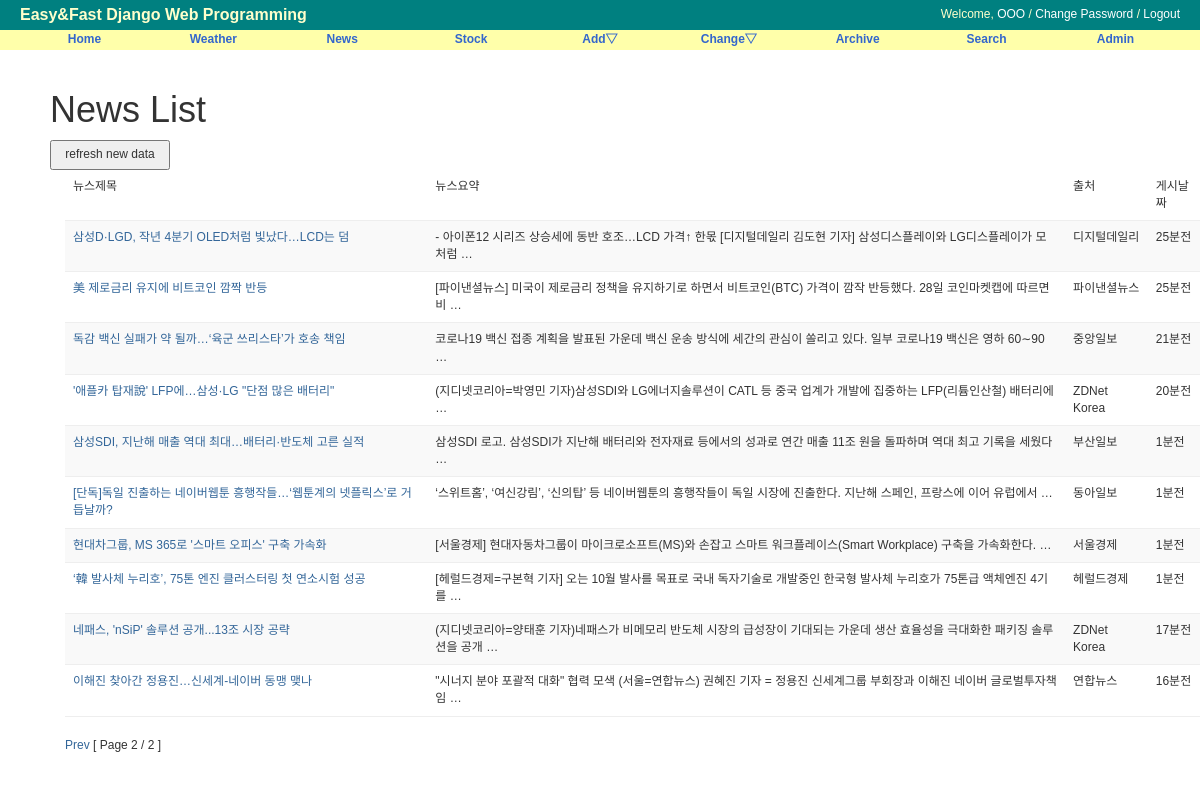
Before: /news/?page=2 with the older database file.
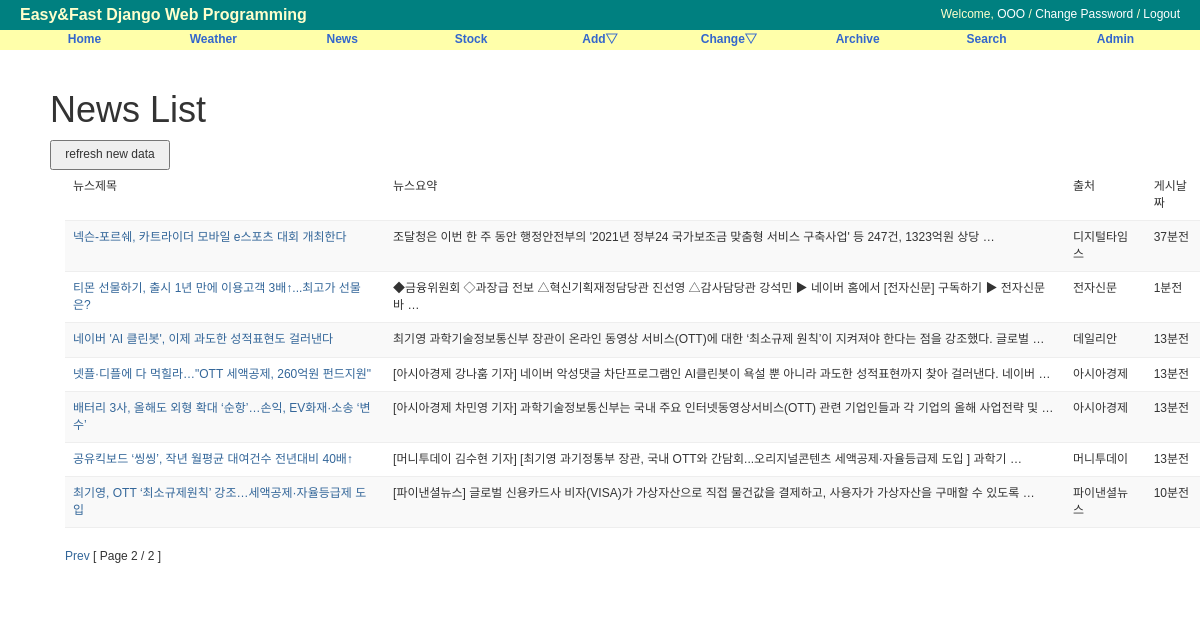
After: the same page with the newer database file.
### news/models.py (models this page shows, shortened)
class News(models.Model):
    objects = models.Manager()
    title = models.TextField('TITLE', max_length=255, unique=True)
    content = models.TextField('CONTENT', blank=True)
    company = models.CharField('COMPANY', max_length=50,blank=True)
    saved_time = models.TextField('SAVED_TIME', blank=True)
    class Meta:
        db_table = 'news'
        ordering = ('-saved_time',) # desc,

### news/views.py (the view)
# urls.py: path('', NewsLV.as_view(), name='index'),
class NewsLV(ListView):
    model = News
    template_name = "news/news_list.html"
    paginate_by = 10

### news/templates/news/news_list.html (shortened to what this page needs)
{% extends "base.html" %}
{% block content %}
<div id="content">
<h1>News List</h1>
    <div class="col-4" style="float: left;">
        <form action="" method="POST">
            <input type="submit" value="refresh new data" style="height: 30px; width: 120px;">
        </form>
    </div>
<div class="container">
    <table class="table table-striped">
        <thead>
            <tr>
                <td>뉴스제목</td>
                <td>뉴스요약</td>
                <td>출처</td>
                <td>게시날짜</td>
            </tr>
        </thead>
        <tbody>
            {% for news in object_list %}
            <tr>
                <td><a href="{% url 'news:detail' news.id %}">{{ news.title }}</a></td>
                <td>{{ news.content }}</td>
                <td>{{ news.company }}</td>
                <td>{{ news.saved_time }}</td>
            </tr>
            {% endfor %}
        </tbody>
    </table>
    <div>
        {% if page_obj.has_previous %}
            <a href="?page={{ page_obj.previous_page_number }}">Prev</a>
        {% endif %}
        [ Page {{page_obj.number}} / {{ page_obj.paginator.num_pages}} ]
    </div>
    <br><br>
    </div>
</div>
{% endblock content %}

Changed rows visible on the page:
no longer on this page (row edited): News: title "삼성D·LGD, 작년 4분기 OLED처럼 빛났다…LCD는 덤", content "- 아이폰12 시리즈 상승세에 동반 호조…LCD 가격↑ 한몫 [디지털데일리 김도현 기자] 삼성디스플레이와 LG디스플레이가 모처럼 …", company "디지털데일리", saved_time "25분전"
no longer on this page (row edited): News: title "美 제로금리 유지에 비트코인 깜짝 반등", content "[파이낸셜뉴스] 미국이 제로금리 정책을 유지하기로 하면서 비트코인(BTC) 가격이 깜작 반등했다. 28일 코인마켓캡에 따르면 비 …", company "파이낸셜뉴스", saved_time "25분전"
no longer on this page (row edited): News: title "독감 백신 실패가 약 될까…‘육군 쓰리스타’가 호송 책임", content "코로나19 백신 접종 계획을 발표된 가운데 백신 운송 방식에 세간의 관심이 쏠리고 있다. 일부 코로나19 백신은 영하 60∼90 …", company "중앙일보", saved_time "21분전"
no longer on this page (row edited): News: title "'애플카 탑재說' LFP에…삼성·LG \"단점 많은 배터리\"", content "(지디넷코리아=박영민 기자)삼성SDI와 LG에너지솔루션이 CATL 등 중국 업계가 개발에 집중하는 LFP(리튬인산철) 배터리에 …", company "ZDNet Korea", saved_time "20분전"
no longer on this page (row edited): News: title "[단독]독일 진출하는 네이버웹툰 흥행작들…‘웹툰계의 넷플릭스’로 거듭날까?", content "‘스위트홈’, ‘여신강림’, ‘신의탑’ 등 네이버웹툰의 흥행작들이 독일 시장에 진출한다. 지난해 스페인, 프랑스에 이어 유럽에서 …", company "동아일보", saved_time "1분전"
no longer on this page (row edited): News: title "현대차그룹, MS 365로 '스마트 오피스' 구축 가속화", content "[서울경제] 현대자동차그룹이 마이크로소프트(MS)와 손잡고 스마트 워크플레이스(Smart Workplace) 구축을 가속화한다. …", company "서울경제", saved_time "1분전"
no longer on this page (row edited): News: title "네패스, 'nSiP' 솔루션 공개...13조 시장 공략", content "(지디넷코리아=양태훈 기자)네패스가 비메모리 반도체 시장의 급성장이 기대되는 가운데 생산 효율성을 극대화한 패키징 솔루션을 공개 …", company "ZDNet Korea", saved_time "17분전"
no longer on this page (row edited): News: title "이해진 찾아간 정용진…신세계-네이버 동맹 맺나", content "\"시너지 분야 포괄적 대화\" 협력 모색 (서울=연합뉴스) 권혜진 기자 = 정용진 신세계그룹 부회장과 이해진 네이버 글로벌투자책임 …", company "연합뉴스", saved_time "16분전"
now on this page (row edited): News: title "넥슨-포르쉐, 카트라이더 모바일 e스포츠 대회 개최한다", content "조달청은 이번 한 주 동안 행정안전부의 '2021년 정부24 국가보조금 맞춤형 서비스 구축사업' 등 247건, 1323억원 상당 …", company "디지털타임스", saved_time "37분전"
changed News "1분전": title "삼성SDI, 지난해 매출 역대 최대…배터리·반도체 고른 실적" → "티몬 선물하기, 출시 1년 만에 이용고객 3배↑...최고가 선물은?"; content "삼성SDI 로고. 삼성SDI가 지난해 배터리와 전자재료 등에서의 성과로 연간 매출 11조 원을 돌파하며 역대 최고 기록을 세웠다 …" → "◆금융위원회 ◇과장급 전보 △혁신기획재정담당관 진선영 △감사담당관 강석민 ▶ 네이버 홈에서 [전자신문] 구독하기 ▶ 전자신문 바 …"; company "부산일보" → "전자신문"
now on this page (row edited): News: title "네이버 'AI 클린봇', 이제 과도한 성적표현도 걸러낸다", content "최기영 과학기술정보통신부 장관이 온라인 동영상 서비스(OTT)에 대한 ‘최소규제 원칙’이 지켜져야 한다는 점을 강조했다. 글로벌 …", company "데일리안", saved_time "13분전"
now on this page (row edited): News: title "넷플·디플에 다 먹힐라…\"OTT 세액공제, 260억원 펀드지원\"", content "[아시아경제 강나훔 기자] 네이버 악성댓글 차단프로그램인 AI클린봇이 욕설 뿐 아니라 과도한 성적표현까지 찾아 걸러낸다. 네이버 …", company "아시아경제", saved_time "13분전"
now on this page (row edited): News: title "배터리 3사, 올해도 외형 확대 ‘순항’…손익, EV화재·소송 ‘변수’", content "[아시아경제 차민영 기자] 과학기술정보통신부는 국내 주요 인터넷동영상서비스(OTT) 관련 기업인들과 각 기업의 올해 사업전략 및 …", company "아시아경제", saved_time "13분전"
now on this page (row edited): News: title "공유킥보드 ‘씽씽’, 작년 월평균 대여건수 전년대비 40배↑", content "[머니투데이 김수현 기자] [최기영 과기정통부 장관, 국내 OTT와 간담회...오리지널콘텐츠 세액공제·자율등급제 도입 ] 과학기 …", company "머니투데이", saved_time "13분전"
changed News: title "‘韓 발사체 누리호’, 75톤 엔진 클러스터링 첫 연소시험 성공" → "최기영, OTT ‘최소규제원칙’ 강조…세액공제·자율등급제 도입"; content "[헤럴드경제=구본혁 기자] 오는 10월 발사를 목표로 국내 독자기술로 개발중인 한국형 발사체 누리호가 75톤급 액체엔진 4기를 …" → "[파이낸셜뉴스] 글로벌 신용카드사 비자(VISA)가 가상자산으로 직접 물건값을 결제하고, 사용자가 가상자산을 구매할 수 있도록 …"; company "헤럴드경제" → "파이낸셜뉴스"; saved_time "1분전" → "10분전"
